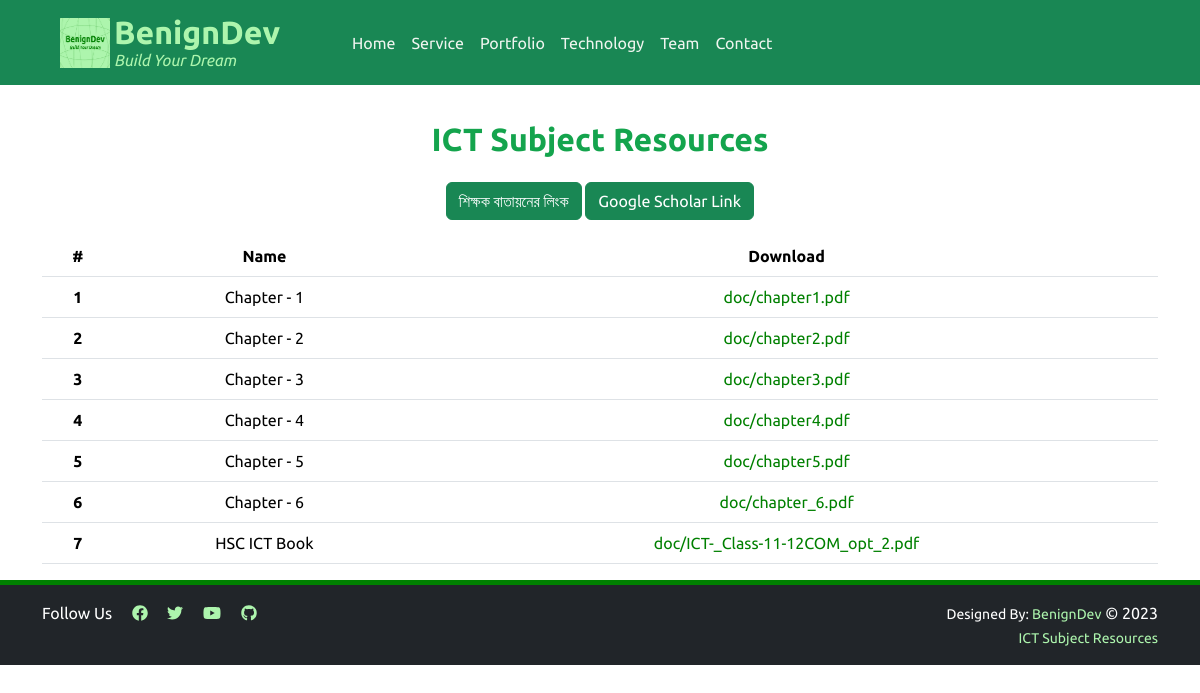
The app's page /ictsubject/ with its own data.
### BenignDevApp/models.py (models this page shows)
class IctResource(models.Model):
    rname = models.CharField(max_length=255)
    file = models.FileField(upload_to='doc', blank=True)

### BenignDevApp/views.py (the view)
# urls.py: path('ictsubject/', ictsubjectview, name='ictsubject')
def ictsubjectview(request):
    ictr = IctResource.objects.all()
    return render(request, 'BenignDevApp/ictresource.html', {'ictr': ictr})

### BenignDevApp/templates/BenignDevApp/ictresource.html
{% extends 'BenignDevApp/base.html' %}
{% load static %}
{% block content %}
<h2 class="text-center" style="margin-top: 120px;">ICT Subject Resources</h2>
<div class="container mt-4 text-center">
    <a href="https://teachers.gov.bd/profile/tayef" class="btn btn-success">শিক্ষক বাতায়নের লিংক</a>
    <a href="https://scholar.google.com/citations?user=BZuGG-gAAAAJ&hl=en" class="btn btn-success">Google Scholar Link</a>
<table class="table text-center mt-3">
    <thead>
      <tr>
        <th scope="col">#</th>
        <th scope="col">Name</th>
        <th scope="col">Download</th>
      </tr>
    </thead>
    <tbody>
        {% for r in ictr %}
      <tr>
        <th scope="row">{{forloop.counter}}</th>
        <td>{{r.rname}}</td>
        <td><a href="{{r.file.url}}" target="_blank" style="color:green;">{{r.file}}</a></td>
      </tr>
      {% endfor %}
    </tbody>
  </table>
</div>
{% endblock content %}

### BenignDevApp/templates/BenignDevApp/base.html (shortened to what this page needs)
<!doctype html>
{% load static %}
<html lang="en">
    <head>
        <link href="https://cdn.jsdelivr.net/npm/bootstrap@5.3.1/dist/css/bootstrap.min.css" rel="stylesheet"
>
        <link rel="stylesheet" href="https://use.fontawesome.com/releases/v5.15.4/css/all.css"
 />
        <link rel="stylesheet" href="{% static 'BenignDevApp/style.css' %}">
    </head>
    <body>
        {% include 'BenignDevApp/navbar.html' %}
        {% block content %}
        {% endblock content %}
        <footer class="container-fluid bg-dark text-white" style="border-top: 5px solid green;">
            <div class="container">
                <div class="row py-3">
                    <div class="col-md-6">
                        <span>Follow Us</span>
                        <a href="#" class="ps-3"><i class="fab fa-facebook" style="color: rgb(173, 245, 173);"></i></a>
                        <a href="#" class="ps-3"><i class="fab fa-twitter" style="color: rgb(173, 245, 173);"></i></a>
                        <a href="#" class="ps-3"><i class="fab fa-youtube" style="color: rgb(173, 245, 173);"></i></a>
                        <a href="#" class="ps-3"><i class="fab fa-github" style="color: rgb(173, 245, 173);"></i></a>
                    </div>
                    <div class="col-md-6 text-end">
                        <small>Designed By: <a href="#">BenignDev</a></small> &copy; 2023<br>
                        <small><a href="{% url 'ictsubject' %}" target="_blank">ICT Subject Resources</a></small>
                    </div>
                </div>
            </div>
        </footer>
    </body>
</html>

### BenignDevApp/templates/BenignDevApp/navbar.html (shortened to what this page needs)
{% load static %}
<nav class="navbar navbar-expand-lg bg-success fixed-top" data-bs-theme="light">
    <div class="container-fluid">
      <div class="ps-5 me-1">
        <a href="{% url 'home' %}"><img src="{% static 'BenignDevApp/images/BenignDev Logo.png' %}" height="50px" width="50px" alt="" style="margin-top: 0px;"></a>
      </div>
      <div style=" margin-bottom: 0px; padding-bottom: 5px;">
        <p class="navbar-brand" style="margin-top: 0px;padding-top: 0px;"><a href="{% url 'home' %}">BenignDev</a></p>
        <p class="navbar-text" style="margin-top: -37px;margin-bottom: 0px;padding-bottom: 0px;">Build Your Dream</p>
      </div>
      <div class="collapse navbar-collapse" id="navbarSupportedContent">
        <ul class="navbar-nav me-auto mb-2 mb-lg-0 ps-5">
          <li class="nav-item">
            <a class="nav-link active" aria-current="page" href="{% url 'home' %}">Home</a>
          </li>
          <li class="nav-item">
            <a class="nav-link" href="#service">Service</a>
          </li>
          <li class="nav-item">
            <a class="nav-link" href="#portfolio">Portfolio</a>
          </li>
          <li class="nav-item">
            <a class="nav-link" href="#technology">Technology</a>
          </li>
          <li class="nav-item">
            <a class="nav-link" href="#team">Team</a>
          </li>
          <li class="nav-item">
            <a class="nav-link" href="#contact">Contact</a>
          </li>
        </ul>
      </div>
    </div>
  </nav>

### BenignDevApp/static/BenignDevApp/style.css (style rules this page uses)
#navbarSupportedContent > ul > li > a { color: rgb(239, 245, 239); }
a { text-decoration: none; color: rgb(173, 245, 173); }
.navbar-brand { color: rgb(173, 245, 173); font-family: 'Ubuntu', sans-serif; font-size: 2em; font-weight: bold; }
.navbar-text { color: rgb(173, 245, 173); font-style: italic; font-size: 1em; }
h2 { color: #14A44D; font-weight: bold; }
body { font-family: 'Ubuntu', sans-serif; }

### records on screen
IctResource: rname "Chapter - 1", file "doc/chapter1.pdf"
IctResource: rname "Chapter - 2", file "doc/chapter2.pdf"
IctResource: rname "Chapter - 3", file "doc/chapter3.pdf"
IctResource: rname "Chapter - 4", file "doc/chapter4.pdf"
IctResource: rname "Chapter - 5", file "doc/chapter5.pdf"
IctResource: rname "Chapter - 6", file "doc/chapter_6.pdf"
IctResource: rname "HSC ICT Book", file "doc/ICT-_Class-11-12COM_opt_2.pdf"
